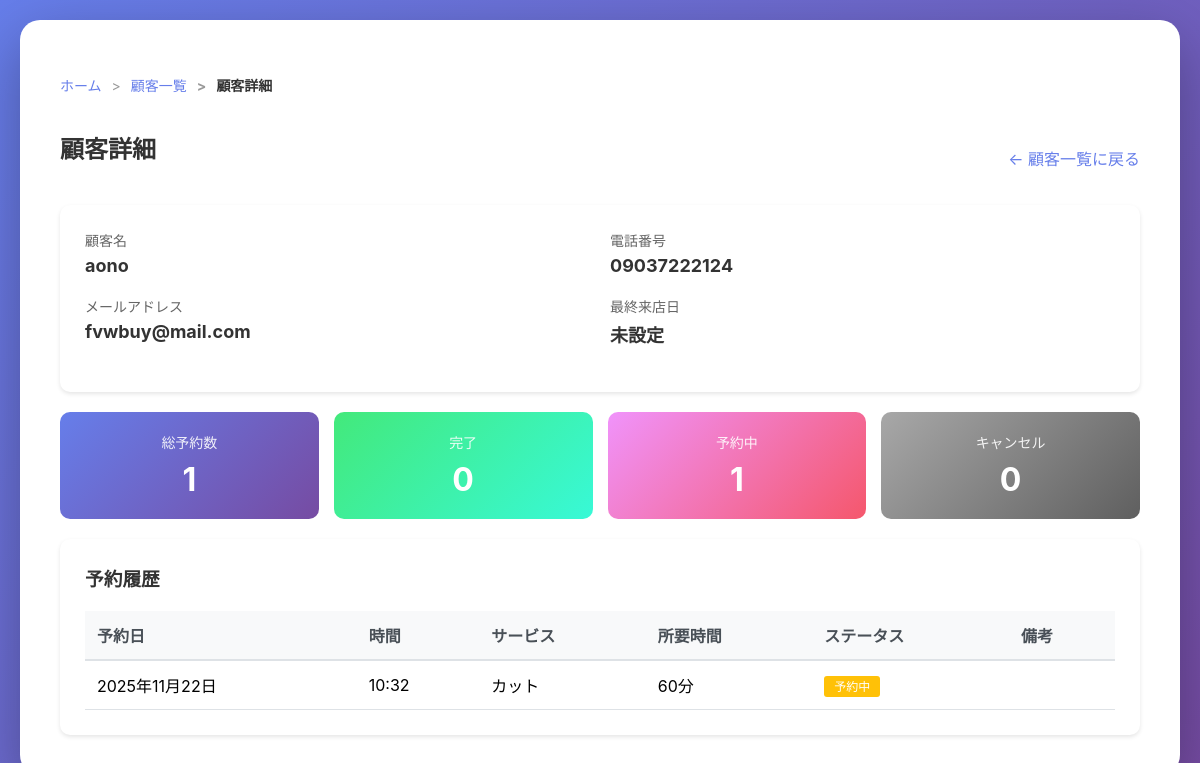
Before: /customers/15/ (signed in) with the older database file.
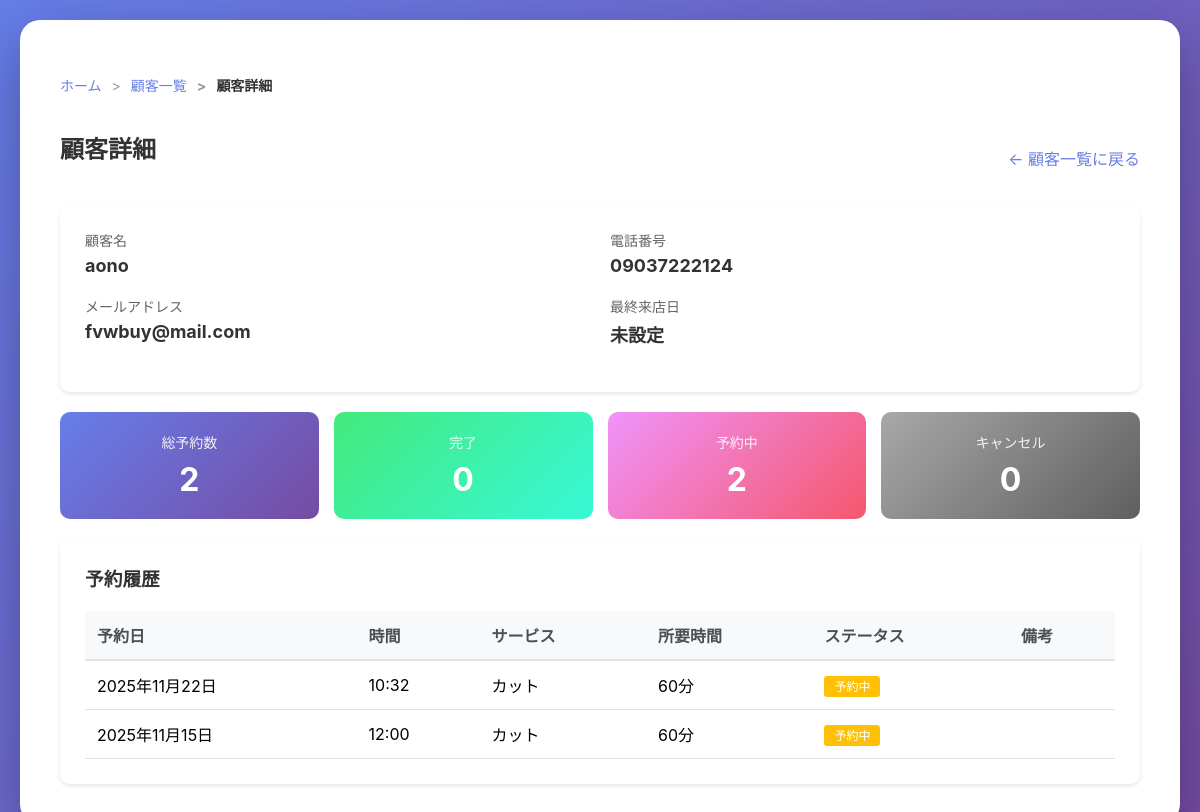
After: the same page with the newer database file.
### main/models.py (models this page shows, shortened)
class Reservation(models.Model):
    STATUS_CHOICES = [
        ('pending', '予約中'),
        ('completed', '完了'),
        ('cancelled', 'キャンセル'),
    ]
    user = models.ForeignKey(Customer, on_delete=models.SET_NULL, null=True, blank=True, verbose_name="顧客")
    reservation_date = models.DateField(verbose_name="予約日")
    reservation_time = models.TimeField(verbose_name="予約時間")
    status = models.CharField(max_length=20, choices=STATUS_CHOICES, default='pending', verbose_name="ステータス")
    guest_name = models.CharField(max_length=100, blank=True, verbose_name="ゲスト名")
    guest_email = models.EmailField(blank=True, verbose_name="ゲストメール")
    notes = models.TextField(blank=True, verbose_name="備考")
    created_at = models.DateTimeField(auto_now_add=True, verbose_name="作成日時")
    updated_at = models.DateTimeField(auto_now=True, verbose_name="更新日時")
    class Meta:
        verbose_name = "予約"
        verbose_name_plural = "予約"

### main/views.py (the view)
# urls.py: path('customers/<int:pk>/', views.customer_detail, name='customer_detail'),
@login_required(login_url='login')
def customer_detail(request, pk):
    try:
        customer = Customer.objects.get(pk=pk)
    except Customer.DoesNotExist:
        messages.error(request, '顧客が見つかりません')
        return redirect('customer_list')
    reservations = Reservation.objects.filter(customer=customer).order_by('-reservation_date', '-reservation_time')
    total_reservations = reservations.count()
    completed_reservations = reservations.filter(status='completed').count()
    pending_reservations = reservations.filter(status='pending').count()
    cancelled_reservations = reservations.filter(status='cancelled').count()
    profile = get_user_permissions(request.user)
    return render(request, 'main/customer_detail.html', {
        'customer': customer,
        'reservations': reservations,
        'total_reservations': total_reservations,
        'completed_reservations': completed_reservations,
        'pending_reservations': pending_reservations,
        'cancelled_reservations': cancelled_reservations,
        'can_edit': profile.can_edit_customer if profile else False,
        'can_delete': profile.can_delete_customer if profile else False,
    })

### main/views.py (called while the page is built)
def get_user_permissions(user):
    try:
        admin = Administrator.objects.get(user=user)
        profile, created = UserProfile.objects.get_or_create(user=admin)
        return profile
    except Administrator.DoesNotExist:
        return None

### main/templates/main/customer_detail.html (shortened to what the changed rows need)
{% extends 'main/base.html' %}
{% block content %}
<div style="display: flex; justify-content: space-between; align-items: center; margin-bottom: 20px;">
    <h2>顧客詳細</h2>
</div>
<div style="display: grid; grid-template-columns: repeat(4, 1fr); gap: 15px; margin-bottom: 20px;">
    <div style="background: linear-gradient(135deg, #667eea 0%, #764ba2 100%); padding: 20px; border-radius: 10px; color: white; text-align: center;">
        <div style="font-size: 14px; opacity: 0.9; margin-bottom: 8px;">総予約数</div>
        <div style="font-size: 32px; font-weight: bold;">{{ total_reservations }}</div>
    </div>
    <div style="background: linear-gradient(135deg, #f093fb 0%, #f5576c 100%); padding: 20px; border-radius: 10px; color: white; text-align: center;">
        <div style="font-size: 14px; opacity: 0.9; margin-bottom: 8px;">予約中</div>
        <div style="font-size: 32px; font-weight: bold;">{{ pending_reservations }}</div>
    </div>
</div>
<div style="background: white; padding: 25px; border-radius: 10px; box-shadow: 0 2px 4px rgba(0,0,0,0.1);">
    {% if reservations %}
    <div style="overflow-x: auto;">
        <table style="width: 100%; border-collapse: collapse;">
            <thead>
                <tr style="background: #f8f9fa; border-bottom: 2px solid #dee2e6;">
                    <th style="padding: 12px; text-align: left; font-weight: bold; color: #495057;">予約日</th>
                    <th style="padding: 12px; text-align: left; font-weight: bold; color: #495057;">時間</th>
                    <th style="padding: 12px; text-align: left; font-weight: bold; color: #495057;">サービス</th>
                    <th style="padding: 12px; text-align: left; font-weight: bold; color: #495057;">所要時間</th>
                    <th style="padding: 12px; text-align: left; font-weight: bold; color: #495057;">ステータス</th>
                    <th style="padding: 12px; text-align: left; font-weight: bold; color: #495057;">備考</th>
                </tr>
            </thead>
            <tbody>
                {% for reservation in reservations %}
                <tr style="border-bottom: 1px solid #dee2e6;">
                    <td style="padding: 12px;">{{ reservation.reservation_date }}</td>
                    <td style="padding: 12px;">{{ reservation.reservation_time }}</td>
                    <td style="padding: 12px;">{{ reservation.service }}</td>
                    <td style="padding: 12px;">{{ reservation.duration }}分</td>
                    <td style="padding: 12px;">
                        {% if reservation.status == 'pending' %}
                            <span style="background: #ffc107; color: white; padding: 3px 10px; border-radius: 3px; font-size: 12px;">予約中</span>
                        {% elif reservation.status == 'completed' %}
                            <span style="background: #28a745; color: white; padding: 3px 10px; border-radius: 3px; font-size: 12px;">完了</span>
                        {% else %}
                            <span style="background: #6c757d; color: white; padding: 3px 10px; border-radius: 3px; font-size: 12px;">キャンセル</span>
                        {% endif %}
                    </td>
                    <td style="padding: 12px; color: #666; font-size: 14px;">{{ reservation.memo|truncatewords:10 }}</td>
                </tr>
                {% endfor %}
            </tbody>
        </table>
    </div>
    {% else %}
    <p style="text-align: center; color: #999; padding: 40px 0;">予約履歴がありません</p>
    {% endif %}
</div>
{% endblock %}

Changed rows visible on the page:
added Reservation: reservation_date "2025年11月15日", reservation_time "12:00", service "カット", duration "60", status "予約中"
Other visible differences:
{{ total_reservations }}: "1" → "2"
{{ pending_reservations }}: "1" → "2"
